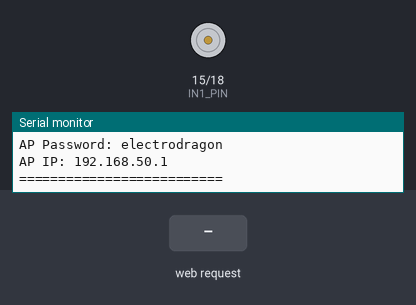
A sketch run on a simulated ESP32. On the bench: motor-driver pin pairs drawn as motors (green arrow = first pin HIGH = forward, orange = second pin HIGH = backward, longer = more drive), the last lines printed to the serial monitor. The inputs (shaded band) are chosen by the test bench.

Above: at 2.9 s.
3.0 s: HTTP request GET /control?dir=fw received
At 4.1 s:
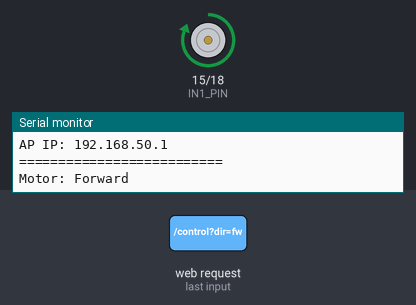
4.5 s: HTTP request GET /control?dir=rv received
At 5.2 s:
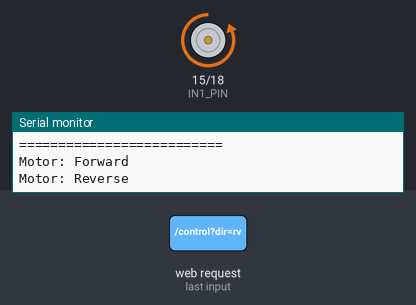
6.0 s: HTTP request GET /control?stop=fw received
At 6.4 s:
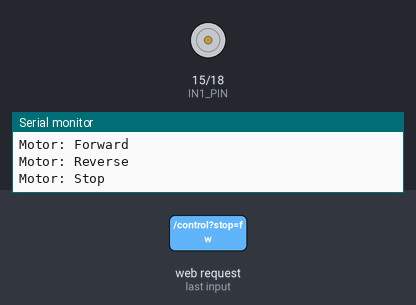
Timing chart, 0 to 9.0 s (numbered marks = the images above; inputs shaded):
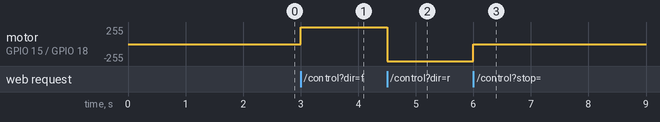

Measured:
- after the input at 3.0 s, motor on GPIO 15 (IN1_PIN) / GPIO 18 (IN2_PIN): stopped → forward 255/255 at once
- after the input at 4.5 s, motor on GPIO 15 (IN1_PIN) / GPIO 18 (IN2_PIN): forward 255/255 → backward 255/255 at once
- after the input at 6.0 s, motor on GPIO 15 (IN1_PIN) / GPIO 18 (IN2_PIN): backward 255/255 → stopped at once

The sketch:

esp32-ap-drv8871-1.ino
```cpp
#include <WiFi.h>
#include <WebServer.h>

// ===== WiFi 配置 =====
const char* ssid = "motor_control";
const char* password = "electrodragon";

// ===== DRV8871 / GPIO 定义 (ESP32) =====
// DRV8871 has two inputs IN1 and IN2. Set both to control direction.
// Forward: IN1=HIGH, IN2=LOW
// Reverse: IN1=LOW, IN2=HIGH
// Stop: IN1=LOW, IN2=LOW (or both HIGH for brake)
const int IN1_PIN = 15;   // IN1 -> IO15
const int IN2_PIN = 18;   // IN2 -> IO18

// ===== Web Server =====
WebServer server(80);

// ===== HTML Web 控制界面 =====
const char html_page[] PROGMEM = R"rawliteral(
<!DOCTYPE html><html>
<head>
<meta name="viewport" content="width=device-width, initial-scale=1.0">
<title>ESP32 Motor Control (DRV8871)</title>
<style>
body {
  font-family: Arial, sans-serif;
  max-width: 600px;
  margin: 0 auto;
  padding: 20px;
  background-color: #f0f0f0;
}

h2 {
  text-align: center;
  color: #333;
}
.control-panel {
  background: white;
  padding: 20px;
  border-radius: 10px;
  box-shadow: 0 2px 10px rgba(0,0,0,0.1);
}
.section {
  margin-bottom: 25px;
}
.section-title {
  font-weight: bold;
  margin-bottom: 10px;
  font-size: 18px;
  color: #555;
}
.speed-buttons {
  display: grid;
  grid-template-columns: repeat(6, 1fr);
  gap: 8px;
  margin-bottom: 10px;
}
.speed-btn {
  padding: 15px 10px;
  font-size: 16px;
  font-weight: bold;
  border: 2px solid #4CAF50;
  background-color: white;
  color: #4CAF50;
  border-radius: 8px;
  cursor: pointer;
  transition: all 0.2s;
}
.speed-btn:active {
  background-color: #4CAF50;
  color: white;
  transform: scale(0.95);
}
.dir-buttons {
  display: grid;
  grid-template-columns: 1fr 1fr;
  gap: 10px;
}
.dir-btn {
  padding: 20px;
  font-size: 18px;
  font-weight: bold;
  border: none;
  border-radius: 8px;
  cursor: pointer;
  transition: all 0.2s;
}
.forward-btn {
  background-color: #2196F3;
  color: white;
}
.reverse-btn {
  background-color: #FF9800;
  color: white;
}
.dir-btn:active {
  transform: scale(0.95);
  opacity: 0.8;
}
.stop-btn {
  width: 100%;
  padding: 20px;
  font-size: 20px;
  font-weight: bold;
  background-color: #f44336;
  color: white;
  border: none;
  border-radius: 8px;
  cursor: pointer;
  margin-top: 20px;
}
.stop-btn:active {
  transform: scale(0.98);
  opacity: 0.8;
}
</style>
</head>
<body>
<h2>Motor Control</h2>
<div class="control-panel">
  <div class="section">
    <div class="section-title">Speed Control (0-10)</div>
    <div class="speed-buttons">
      <button class="speed-btn" onclick="setSpeed(0)">0</button>
      <button class="speed-btn" onclick="setSpeed(1)">1</button>
      <button class="speed-btn" onclick="setSpeed(2)">2</button>
      <button class="speed-btn" onclick="setSpeed(3)">3</button>
      <button class="speed-btn" onclick="setSpeed(4)">4</button>
      <button class="speed-btn" onclick="setSpeed(5)">5</button>
      <button class="speed-btn" onclick="setSpeed(6)">6</button>
      <button class="speed-btn" onclick="setSpeed(7)">7</button>
      <button class="speed-btn" onclick="setSpeed(8)">8</button>
      <button class="speed-btn" onclick="setSpeed(9)">9</button>
      <button class="speed-btn" onclick="setSpeed(10)">10</button>
    </div>
  </div>
  <div class="section">
    <div class="section-title">Direction Control</div>
    <div class="dir-buttons">
      <button class="dir-btn forward-btn" onclick="setDirection('fw')">Forward</button>
      <button class="dir-btn reverse-btn" onclick="setDirection('rv')">Reverse</button>
    </div>
  </div>
  <button class="stop-btn" onclick="stopMotor()">STOP</button>
</div>
<script>
let currentSpeed = 0;
let currentDir = 'fw';
function setSpeed(speed) {
  currentSpeed = speed;
  sendControl();
}
function setDirection(dir) {
  currentDir = dir;
  sendControl();
}
function sendControl() {
  let pwmValue = Math.round((currentSpeed / 10) * 1023);
  fetch('/control?speed=' + pwmValue + '&dir=' + currentDir)
    .then(response => response.text())
    .catch(error => console.error('Error:', error));
}
function stopMotor() {
  currentSpeed = 0;
  fetch('/control?speed=0&dir=' + currentDir)
    .then(response => response.text())
    .catch(error => console.error('Error:', error));
}
</script>
</body></html>
)rawliteral";

// ===== 处理 Web 请求 =====
void handleRoot() {
  server.send(200, "text/html", html_page);
}

void handleControl() {
  // Check for direction control
  if (server.hasArg("dir")) {
    String d = server.arg("dir");
    if (d == "fw") {
      // Forward: IN1=HIGH, IN2=LOW
      digitalWrite(IN1_PIN, HIGH);
      digitalWrite(IN2_PIN, LOW);
      Serial.println("Motor: Forward");
    } else if (d == "rv") {
      // Reverse: IN1=LOW, IN2=HIGH
      digitalWrite(IN1_PIN, LOW);
      digitalWrite(IN2_PIN, HIGH);
      Serial.println("Motor: Reverse");
    }
  }

  // Check for stop command
  if (server.hasArg("stop") || (server.hasArg("speed") && server.arg("speed").toInt() == 0)) {
    // Stop: both LOW
    digitalWrite(IN1_PIN, LOW);
    digitalWrite(IN2_PIN, LOW);
    Serial.println("Motor: Stop");
  }

  server.sendHeader("Location", "/");
  server.send(302, "text/plain", "");
}

// ===== 初始化 =====
void setup() {
  Serial.begin(115200);
  delay(100);
  Serial.println("ESP32 DRV8871 AP Motor Controller starting...");

  // Configure GPIO pins as outputs
  pinMode(IN1_PIN, OUTPUT);
  pinMode(IN2_PIN, OUTPUT);

  // 默认停止 (both LOW)
  digitalWrite(IN1_PIN, LOW);
  digitalWrite(IN2_PIN, LOW);

  // 启动为 WiFi AP 模式，使用固定 IP
  Serial.println("Starting WiFi AP...");

  WiFi.disconnect(true);
  WiFi.mode(WIFI_AP);
  delay(100);

  bool apStarted = WiFi.softAP(ssid, password);
  if (!apStarted) {
    Serial.println("AP start failed! Retrying...");
    delay(1000);
    WiFi.softAP(ssid, password);
  }

  delay(1000);
  IPAddress apIP(192, 168, 50, 1);
  IPAddress apGateway(192, 168, 50, 1);
  IPAddress apSubnet(255, 255, 255, 0);
  if (!WiFi.softAPConfig(apIP, apGateway, apSubnet)) {
    Serial.println("softAPConfig failed");
  }

  delay(500);
  Serial.println("");
  Serial.println("==========================");
  Serial.print("AP SSID: ");
  Serial.println(ssid);
  Serial.print("AP Password: ");
  Serial.println(password);
  Serial.print("AP IP: ");
  Serial.println(WiFi.softAPIP());
  Serial.println("==========================");

  // Web 服务
  server.on("/", handleRoot);
  server.on("/control", handleControl);
  server.begin();
}

void loop() {
  server.handleClient();
}
```
